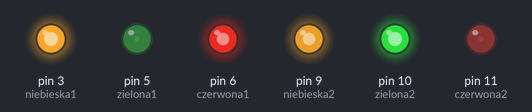
Bench run of a sketch on a simulated Arduino Uno, built with avr-gcc and run on an emulated ATmega328P. Parts: output pins drawn as LEDs (lit = HIGH). Random numbers use the default seed unless the sketch sets one.

Above: at 0.15 s.
At 2.57 s:
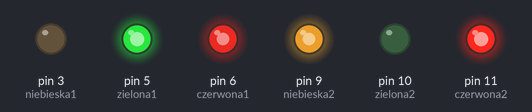
At 7.11 s:
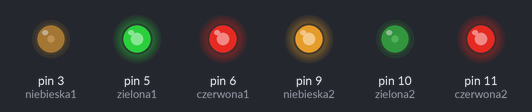
At 8.92 s:
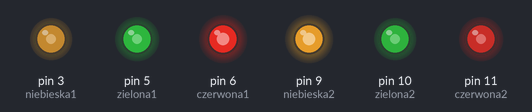
At 11.03 s:
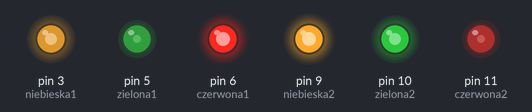
At 19.77 s:
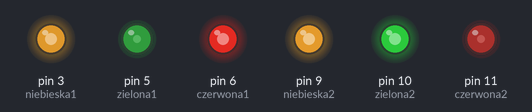
Timing chart, 0 to 19.9 s (numbered marks = the images above):
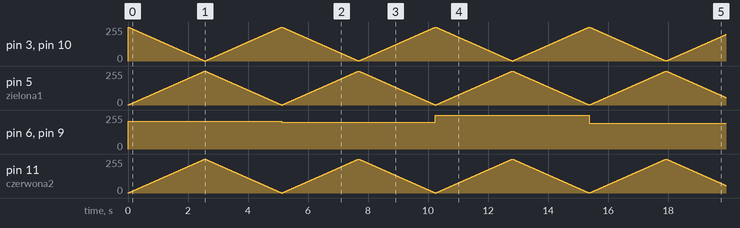

The sketch:

arduino11.2.ino
```cpp
#define czerwona1 6
#define zielona1 5
#define niebieska1 3

//Definicja wyprowadzeń drugiej diody
#define czerwona2 11
#define zielona2 10
#define niebieska2 9

void setup() {
  pinMode(czerwona1, OUTPUT); //Konfiguracja wyprowadzeń jako wyjścia
  pinMode(zielona1, OUTPUT);
  pinMode(niebieska1, OUTPUT);
  pinMode(czerwona2, OUTPUT);
  pinMode(zielona2, OUTPUT);
  pinMode(niebieska2, OUTPUT);

  randomSeed(analogRead(A5)); //Ziarno dla generatora liczb losowych
}


void loop() {
  int zmiana = 0;
  int zmianaLosowa = random(255);

  for (zmiana = 0; zmiana < 255; zmiana++) { //Płynna zmiana kolorów
    analogWrite(czerwona1, zmianaLosowa);
    analogWrite(zielona1, zmiana);
    analogWrite(niebieska1, 255 - zmiana);

    analogWrite(czerwona2, zmiana);
    analogWrite(zielona2, 255 - zmiana);
    analogWrite(niebieska2, zmianaLosowa);

    delay(10);
  }

  for (zmiana = 255; zmiana > 0; zmiana--) { //Płynna zmiana kolorów "wstecz"
    analogWrite(czerwona1, zmianaLosowa);
    analogWrite(zielona1, zmiana);
    analogWrite(niebieska1, 255 - zmiana);

    analogWrite(czerwona2, zmiana);
    analogWrite(zielona2, 255 - zmiana);
    analogWrite(niebieska2, zmianaLosowa);

    delay(10);
  }
}
```

Measured:
- by itself, pin 6 (czerwona1), pin 9 (niebieska2): 0/255 → 209/255 at 0.00 s, → 199/255 5.1 s later, → 254/255 5.1 s later, → 193/255 5.1 s later
